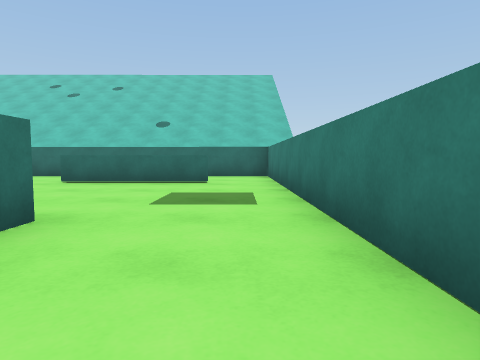
View 1 (above)

12 first-person views from a walk through a Unity game level. The camera is 0.51 m above the floor, tilts 4° down and sees 75° across. The floor is counted in squares, 1 m on a side. Each view is taken from the middle of a square. On the plan, view 1 faces up. The plan holds only what a view shows up to about 9 squares ahead; the rest is blank. The place goes on beyond the plan. The player character is not drawn.

View 2
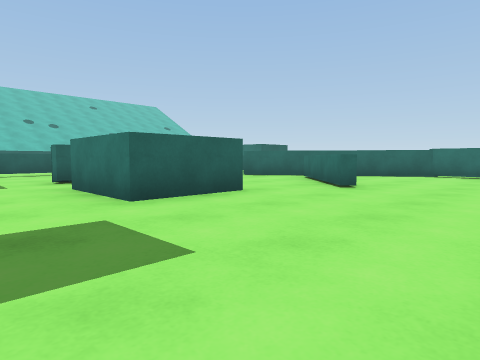

View 3
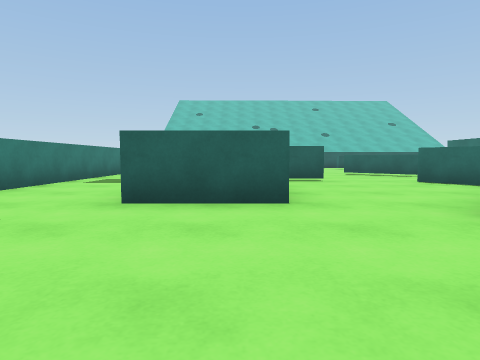

View 4
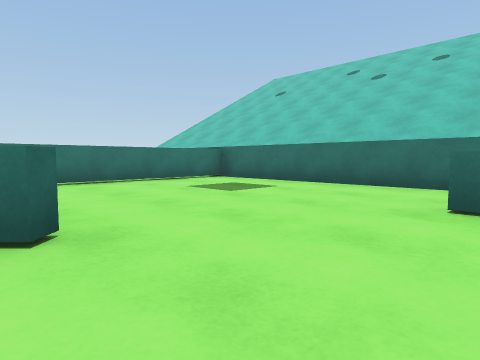

View 5
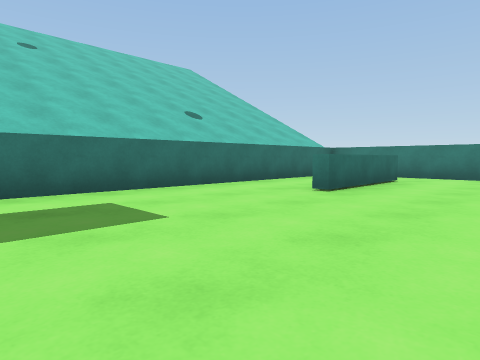

View 6
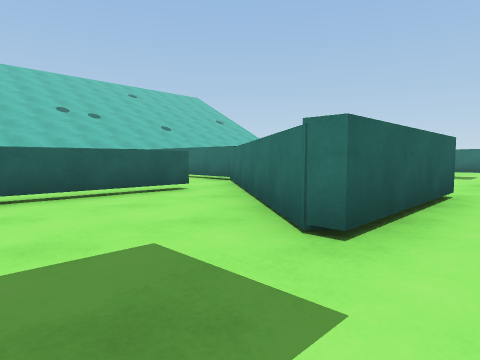

View 7
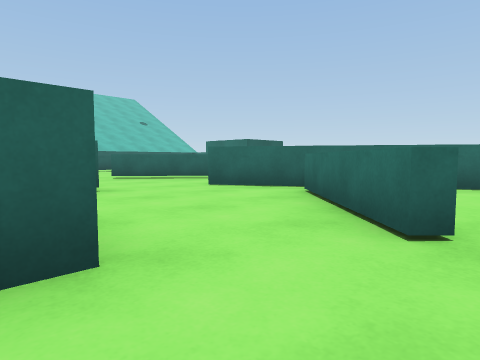

View 8
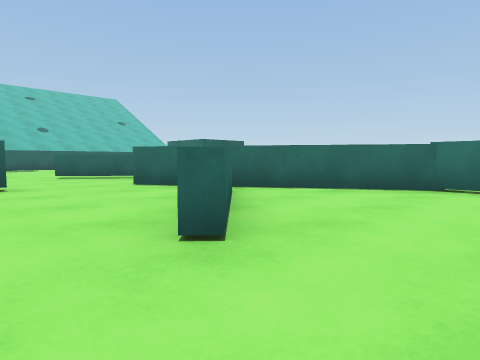

View 9
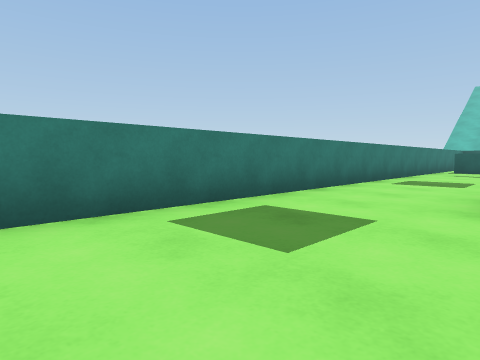

View 10
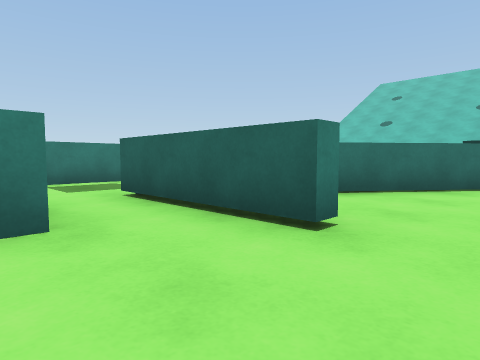

View 11
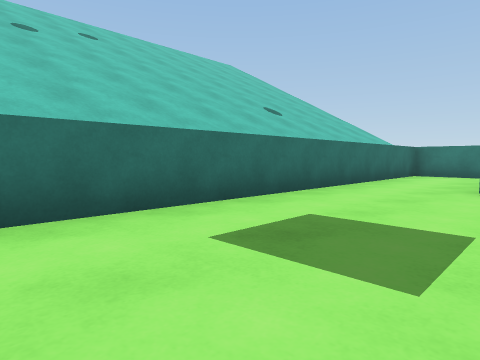

View 12
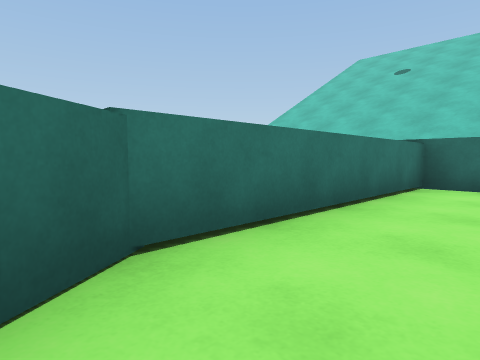

### Floor plan
Key: @ floor where view 1 was taken; # wall or solid block; . floor; ^ raised ledge; O other object.
Columns run from 10 left of view 1 to 1 right of it. Each row starts with its distance up from view 1.
  9 ############
  8 #..........#
  7 #......^^#.#
  6 #..........#
  5 #..........#
  4 ##.........#
  3 ##..^......#
  2  ##^#..OO..#
  1   ##...OO..#
  0   ##......@#
 -1   ##..###..#
 -2   #....#...#
 -3   #^...#...#
 -4    ##.######
 -5     ###

Positions as (right, up) in squares from view 1, and headings:
1: (0, 0), facing up
2: (0, 6), facing down-left
3: (-3, 6), facing down
4: (-3, 3), facing up-left
5: (-8, 4), facing up-right
6: (0, 0), facing down-left
7: (-3, 4), facing down-left
8: (-4, 5), facing down-left
9: (-2, 6), facing down-right
10: (-6, 1), facing down-right
11: (-9, 6), facing up-right
12: (-8, 3), facing up-left
